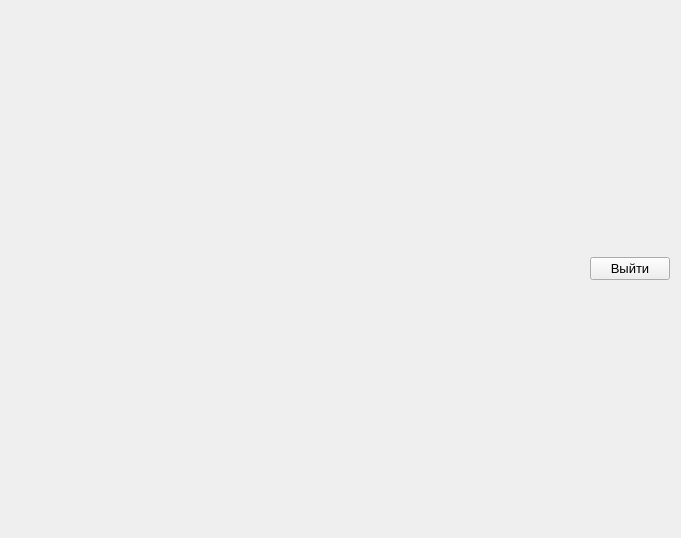
<?xml version="1.0" encoding="UTF-8"?>
<ui version="4.0">
 <class>Chart</class>
 <widget class="QDialog" name="Chart">
  <property name="geometry">
   <rect>
    <x>0</x>
    <y>0</y>
    <width>681</width>
    <height>538</height>
   </rect>
  </property>
  <property name="windowTitle">
   <string>Dialog</string>
  </property>
  <layout class="QGridLayout" name="gridLayout">
   <item row="0" column="0" colspan="2">
    <layout class="QVBoxLayout" name="verticalLayout"/>
   </item>
   <item row="1" column="0">
    <spacer name="horizontalSpacer">
     <property name="orientation">
      <enum>Qt::Horizontal</enum>
     </property>
     <property name="sizeHint" stdset="0">
      <size>
       <width>568</width>
       <height>20</height>
      </size>
     </property>
    </spacer>
   </item>
   <item row="1" column="1">
    <widget class="QPushButton" name="exitButton">
     <property name="font">
      <font>
       <pointsize>10</pointsize>
      </font>
     </property>
     <property name="text">
      <string>Выйти</string>
     </property>
     <property name="autoDefault">
      <bool>false</bool>
     </property>
    </widget>
   </item>
  </layout>
 </widget>
 <resources/>
 <connections/>
</ui>
